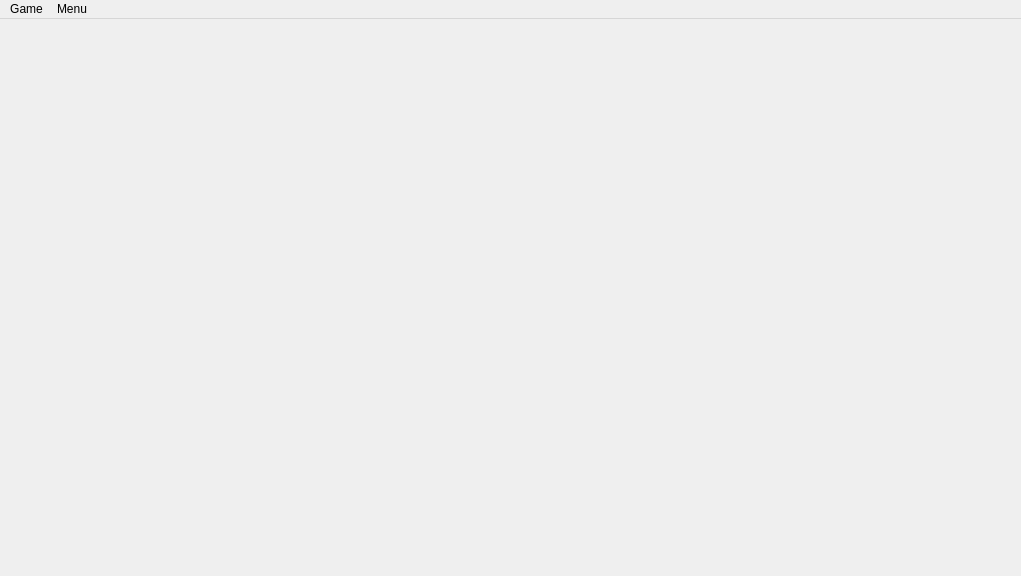
<?xml version="1.0" encoding="UTF-8"?>
<ui version="4.0">
 <class>MainWindow</class>
 <widget class="QMainWindow" name="MainWindow">
  <property name="geometry">
   <rect>
    <x>0</x>
    <y>0</y>
    <width>1021</width>
    <height>576</height>
   </rect>
  </property>
  <property name="windowTitle">
   <string>MainWindow</string>
  </property>
  <widget class="QWidget" name="centralWidget">
   <widget class="QWidget" name="widgetV" native="true">
    <property name="geometry">
     <rect>
      <x>10</x>
      <y>10</y>
      <width>1000</width>
      <height>500</height>
     </rect>
    </property>
    <property name="focusPolicy">
     <enum>Qt::StrongFocus</enum>
    </property>
   </widget>
  </widget>
  <widget class="QMenuBar" name="menuBar">
   <property name="geometry">
    <rect>
     <x>0</x>
     <y>0</y>
     <width>1021</width>
     <height>24</height>
    </rect>
   </property>
   <widget class="QMenu" name="menuGame">
    <property name="title">
     <string>Game</string>
    </property>
    <widget class="QMenu" name="menuDemo_Mode">
     <property name="title">
      <string>Demo Mode</string>
     </property>
     <addaction name="actionWin_Script"/>
     <addaction name="actionLoose_Script"/>
    </widget>
    <addaction name="action_New_Player"/>
    <addaction name="action_Load_Player"/>
    <addaction name="separator"/>
    <addaction name="actionNew_Game"/>
    <addaction name="menuDemo_Mode"/>
   </widget>
   <widget class="QMenu" name="menuMenu">
    <property name="title">
     <string>Menu</string>
    </property>
    <addaction name="actionHelp"/>
    <addaction name="actionManual"/>
    <addaction name="actionScore"/>
   </widget>
   <addaction name="menuGame"/>
   <addaction name="menuMenu"/>
  </widget>
  <action name="action_New_Player">
   <property name="text">
    <string>&amp;New Player</string>
   </property>
  </action>
  <action name="action_Load_Player">
   <property name="text">
    <string>&amp;Load Player</string>
   </property>
  </action>
  <action name="actionNew_Game">
   <property name="text">
    <string>New Game</string>
   </property>
  </action>
  <action name="actionHelp">
   <property name="text">
    <string>Help</string>
   </property>
  </action>
  <action name="actionManual">
   <property name="text">
    <string>Manual</string>
   </property>
  </action>
  <action name="actionScore">
   <property name="text">
    <string>Score</string>
   </property>
  </action>
  <action name="actionWin_Script">
   <property name="text">
    <string>Win Script</string>
   </property>
  </action>
  <action name="actionLoose_Script">
   <property name="text">
    <string>Loose Script</string>
   </property>
  </action>
 </widget>
 <layoutdefault spacing="6" margin="11"/>
 <resources/>
 <connections/>
</ui>
